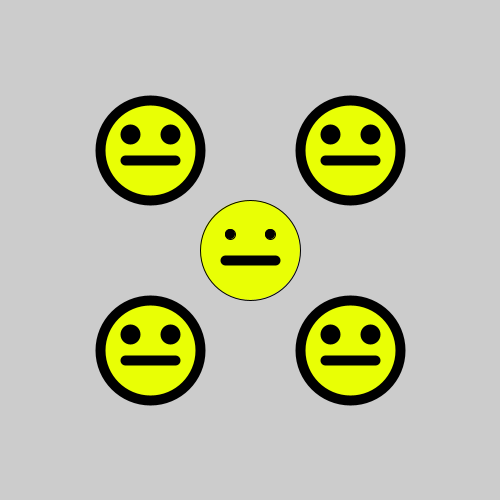
Frame 1 (no input)
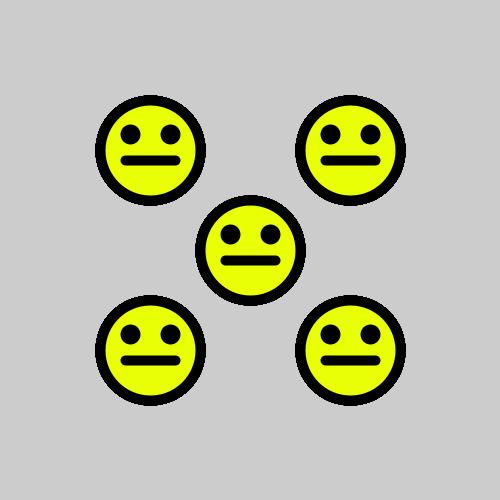
Frame 60 (the mouse pressed at the canvas centre just before this capture)
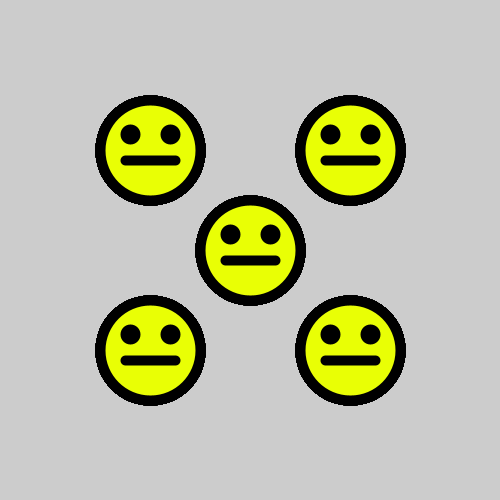
Frame 120 (the mouse held since frame 60 and released just before this capture)

The Processing sketch that drew these frames (run headless with seeded random() and noise(); from frame 60 on, the mouse is pressed at the canvas centre):

// Processing sketch: Composite_shapes___scalable
// ── Composite_shapes___scalable.pde
void setup() {
  size(500, 500);
}


void draw() {
  drawSmileyFace(250, 250, 100);
  drawSmileyFace(150, 150, 100);
  drawSmileyFace(350, 350, 100);
  drawSmileyFace(150, 350, 100);
  drawSmileyFace(350, 150, 100);
}

void drawSmileyFace(int x, int y, int r) {
  fill(233, 255, 5);
  circle(x, y, r);
  fill(0);
  circle(x + (r/5), y - (r/6), r/10);
  circle(x - (r/5), y - (r/6), r/10);
  strokeWeight(10);
  noFill();
  line(x - (r/4), y + (r/10), x + (r/4), y + (r/10));
}
